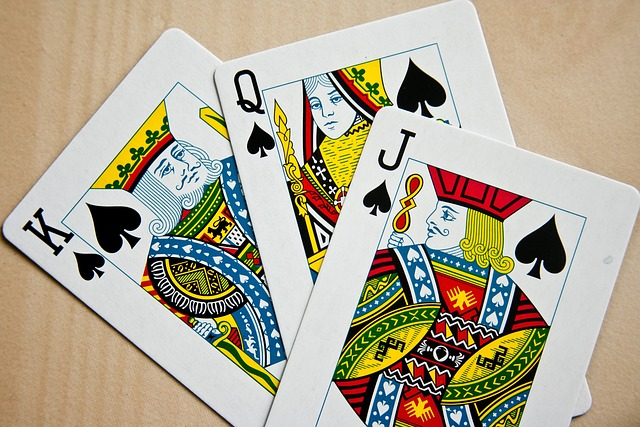
#> input picture Resources/kings.jpg, 640 x 427 px
$ python Chapter_6.py
#> lines starting #> are read from the running program, lines starting #| are printed output that depends on the picture
import cv2
import numpy as np

img = cv2.imread("Resources/kings.jpg")
#> img is the input picture: shape (427, 640, 3); mean B, G, R 146.2, 167.5, 176.3
imgHor = np.hstack((img, img))
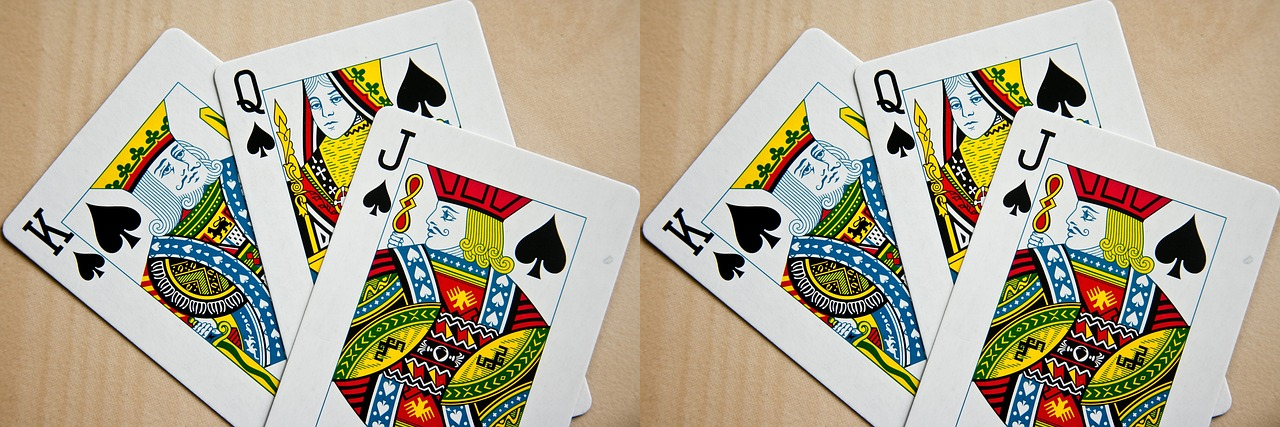
#> imgHor: shape (427, 1280, 3); mean B, G, R 146.2, 167.5, 176.3
imgVer = np.vstack((img, img))
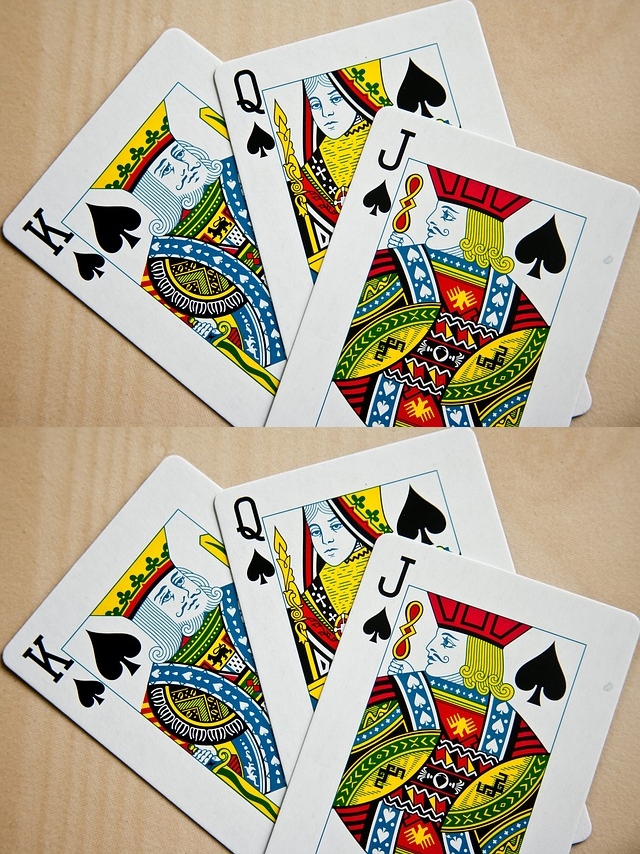
#> imgVer: shape (854, 640, 3); mean B, G, R 146.2, 167.5, 176.3
cv2.imshow("Horizenatl Stack", imgHor)
cv2.imshow("Vertical Stack", imgVer)
while True:
    if cv2.waitKey(1) == ord('q'):
#> (key q is pressed here)
        break

$ run again, with Resources/document.jpg copied over Resources/kings.jpg
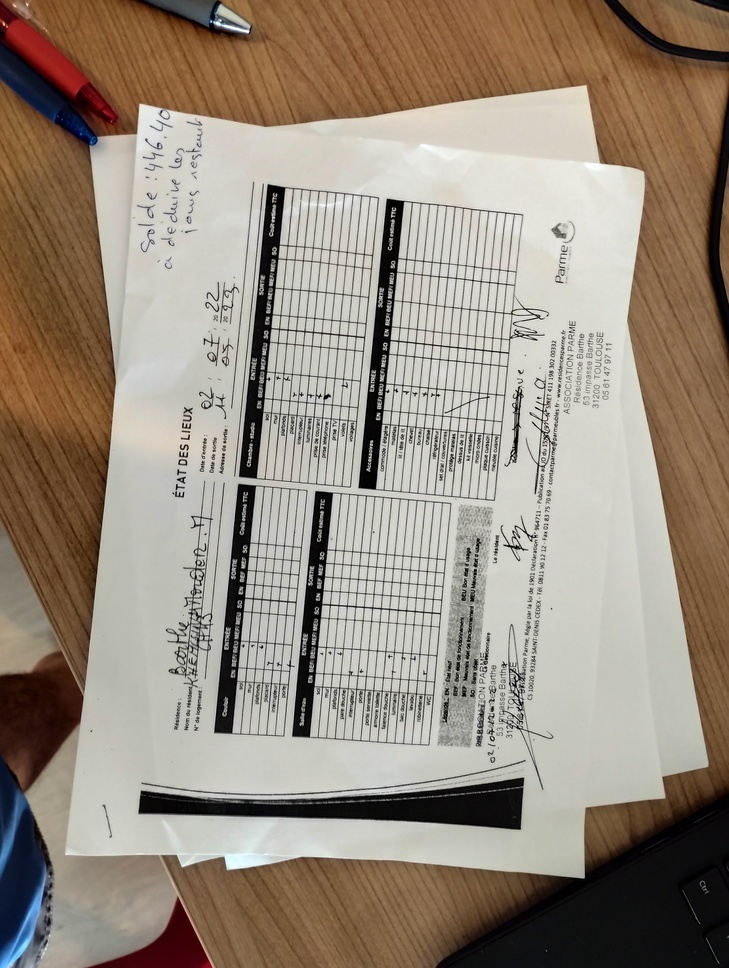
#> input picture Resources/document.jpg, 729 x 968 px, shrunk from 3072 x 4080 before the run
#> img is the input picture: shape (968, 729, 3); mean B, G, R 125.9, 139.8, 151.7
#> `imgHor = np.hstack((img, img))`:
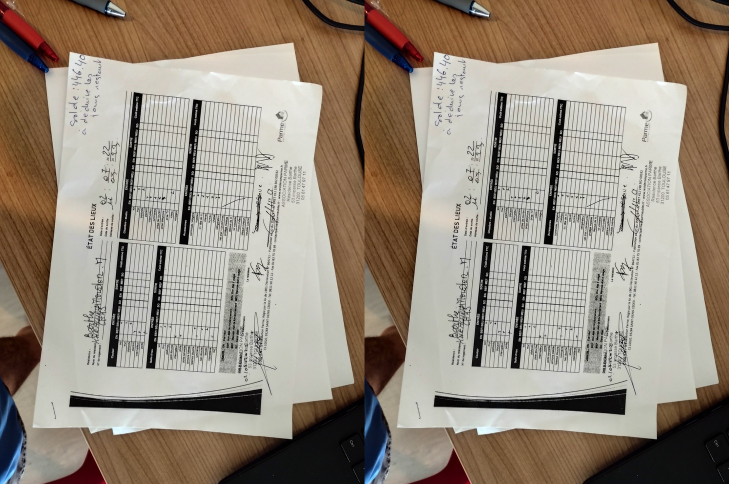
#> imgHor: shape (968, 1458, 3) (shown at 1/2 size); mean B, G, R 125.9, 139.8, 151.7
#> `imgVer = np.vstack((img, img))`:
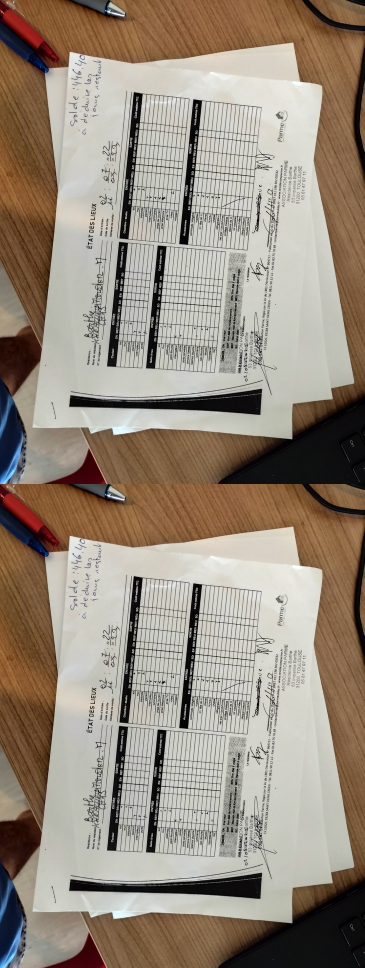
#> imgVer: shape (1936, 729, 3) (shown at 1/2 size); mean B, G, R 125.9, 139.8, 151.7
